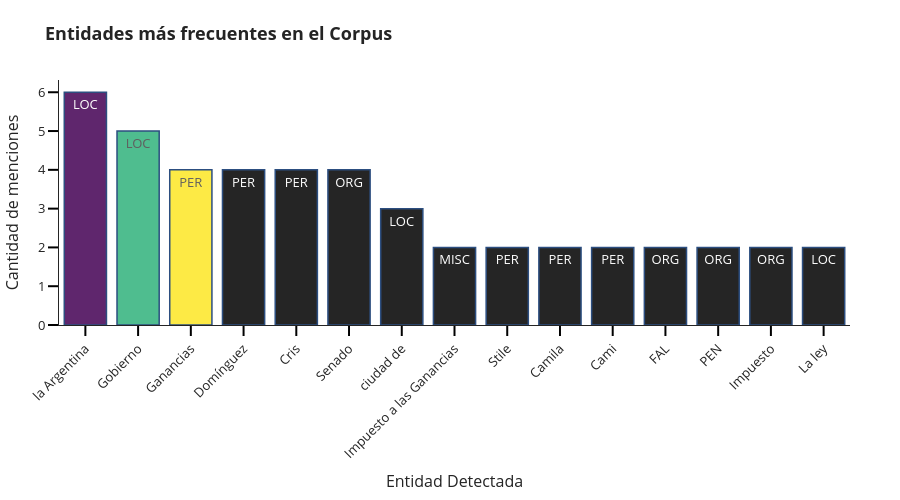

Notebook code cell kept with this figure:
### Code cell
visualizar_entidades_plotly(pipeline_la_nacion.analizador.extraer_entidades())

### Figure 1 — Plotly figure (JSON) as saved in the notebook; plotly's stock layout.template omitted (floating-point values rounded to 4 significant figures)
{"data": [{"hovertemplate": "<b>Entidad:</b> %{x}<br><b>Frecuencia:</b> %{y}<br><b>Categoría:</b> %{text}<extra></extra>", "marker": {"color": [0.003922, 0.451, 0.698], "line": {"color": "rgb(8,48,107)", "width": 1.5}}, "opacity": 0.85, "text": ["LOC", "LOC", "PER", "PER", "PER", "ORG", "LOC", "MISC", "PER", "PER", "PER", "ORG", "ORG", "ORG", "LOC"], "type": "bar", "x": ["la Argentina", "Gobierno", "Ganancias", "Domínguez", "Cris", "Senado", "ciudad de", "Impuesto a las Ganancias", "Stile", "Camila", "Cami", "FAL", "PEN", "Impuesto", "La ley"], "y": [6, 5, 4, 4, 4, 4, 3, 2, 2, 2, 2, 2, 2, 2, 2]}], "layout": {"font": {"size": 13}, "height": 500, "margin": {"b": 100, "l": 50, "r": 50, "t": 80}, "title": {"font": {"size": 18}, "text": "<b>Entidades más frecuentes en el Corpus</b>"}, "xaxis": {"tickangle": -45, "tickcolor": "black", "ticklen": 10, "ticks": "outside", "tickwidth": 2, "title": {"text": "Entidad Detectada"}}, "yaxis": {"tickcolor": "black", "ticklen": 10, "ticks": "outside", "tickwidth": 2, "title": {"text": "Cantidad de menciones"}}}}
